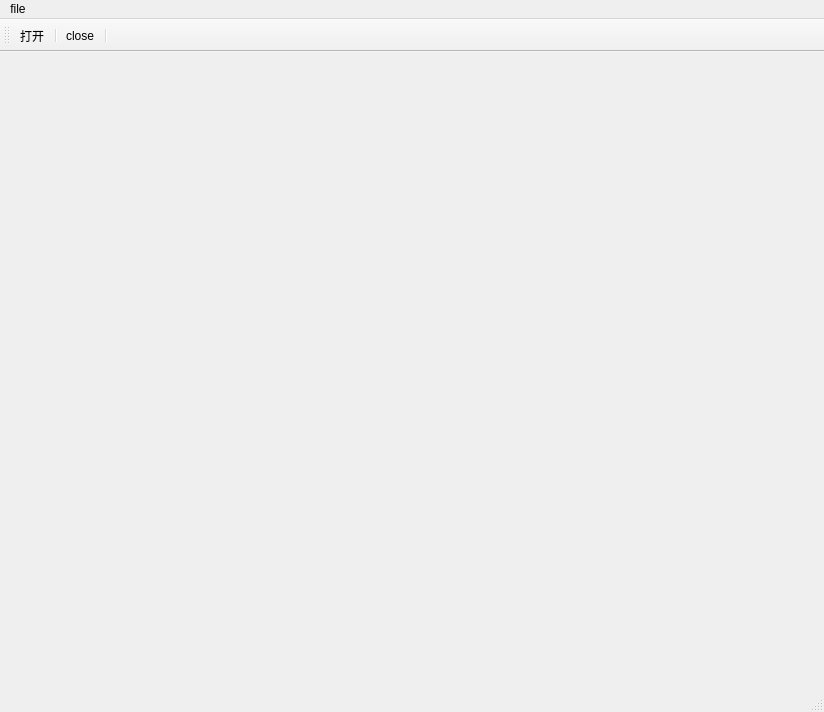
<?xml version="1.0" encoding="UTF-8"?>
<ui version="4.0">
 <class>MainWindow</class>
 <widget class="QMainWindow" name="MainWindow">
  <property name="geometry">
   <rect>
    <x>0</x>
    <y>0</y>
    <width>824</width>
    <height>712</height>
   </rect>
  </property>
  <property name="windowTitle">
   <string>MainWindow</string>
  </property>
  <widget class="QWidget" name="centralwidget"/>
  <widget class="QStatusBar" name="statusbar"/>
  <widget class="QMenuBar" name="menuBar">
   <property name="geometry">
    <rect>
     <x>0</x>
     <y>0</y>
     <width>824</width>
     <height>26</height>
    </rect>
   </property>
   <widget class="QMenu" name="menufile">
    <property name="title">
     <string>file</string>
    </property>
    <addaction name="actionopen"/>
    <addaction name="actionclose"/>
   </widget>
   <addaction name="menufile"/>
  </widget>
  <widget class="QToolBar" name="toolBar">
   <property name="windowTitle">
    <string>toolBar</string>
   </property>
   <attribute name="toolBarArea">
    <enum>TopToolBarArea</enum>
   </attribute>
   <attribute name="toolBarBreak">
    <bool>false</bool>
   </attribute>
   <addaction name="actionopen"/>
   <addaction name="separator"/>
   <addaction name="actionclose"/>
   <addaction name="separator"/>
  </widget>
  <action name="actionopen">
   <property name="text">
    <string>打开</string>
   </property>
   <property name="toolTip">
    <string>打开文件</string>
   </property>
  </action>
  <action name="actionclose">
   <property name="text">
    <string>close</string>
   </property>
   <property name="toolTip">
    <string>关闭文件</string>
   </property>
   <property name="shortcut">
    <string>Alt+C</string>
   </property>
  </action>
 </widget>
 <resources/>
 <connections/>
</ui>
